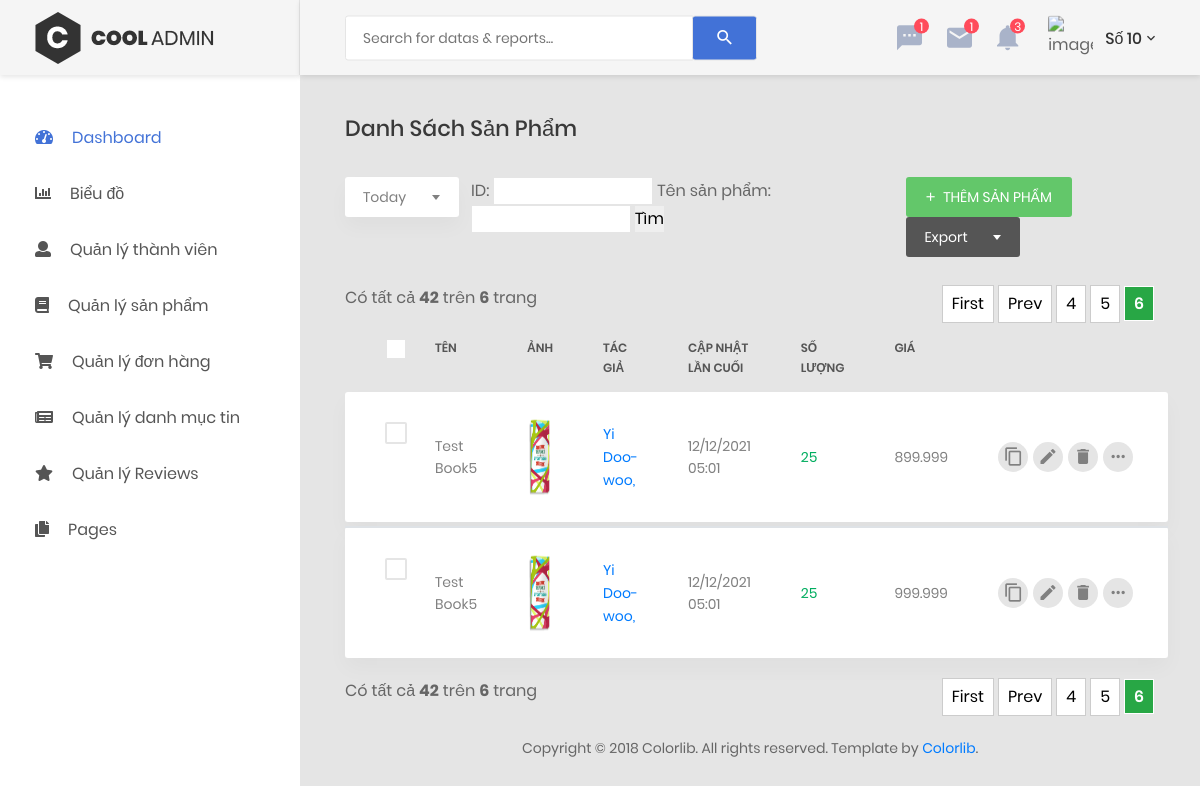
Before: /admin/book.php?per_page=8&page=6 (signed in) with the older database file.
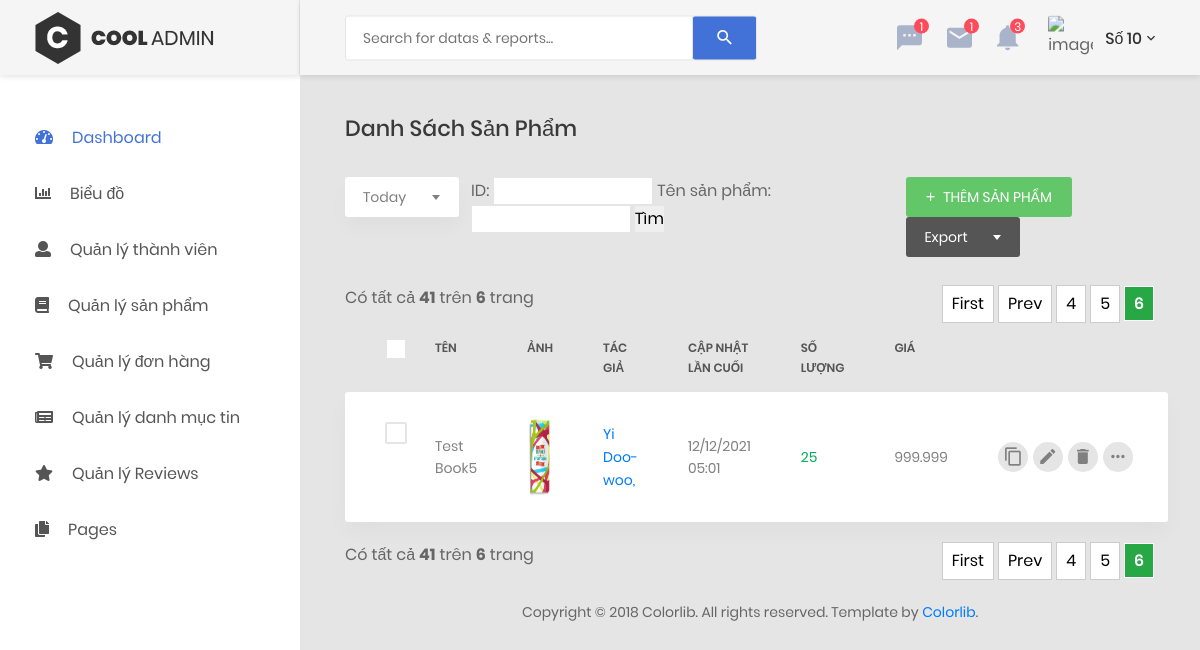
After: the same page with the newer database file.
### tables this page shows
CREATE TABLE `books` (
  `id` int(11) NOT NULL,
  `tittle` varchar(255) NOT NULL,
  `image` varchar(255) NOT NULL,
  `price` float NOT NULL,
  `discount` float DEFAULT NULL,
  `quantity` int(11) NOT NULL,
  `content` longtext NOT NULL,
  `publication_date` int(11) DEFAULT NULL,
  `created_date` int(11) NOT NULL,
  `last_updated` int(11) NOT NULL
);

CREATE TABLE `authors` (
  `id` int(11) NOT NULL,
  `first_name` varchar(50) NOT NULL,
  `last_name` varchar(50) NOT NULL
);

### admin/book.php (the view, shortened to what the changed rows need)
<?php
    include 'header.php';
     ?>
   <body>
        <?php if (empty($_SESSION['current_user'])) { ?>
            <a href="login.php">Đăng nhập để vào trang Admin</a>
            <?php
         } else {
        include 'menu_sidebar.php';
        ?>
        <div class="page-container">
    <?php
        include 'admin_navbar.php';
    $item_per_page = (!empty($_GET['per_page'])) ? $_GET['per_page'] : 8;
    $current_page = (!empty($_GET['page'])) ? $_GET['page'] : 1;
    $offset = ($current_page - 1) * $item_per_page;
    if(!empty($where)){
        $totalRecords = mysqli_query($con, "SELECT * FROM `books` where (".$where.")");
    }else{
        $totalRecords = mysqli_query($con, "SELECT * FROM `books`");
    }
    $totalRecords = $totalRecords->num_rows;
    $totalPages = ceil($totalRecords / $item_per_page);
    if(!empty($where)){
        $books_filter = mysqli_query($con, "SELECT * FROM `books` where (".$where.") ORDER BY `id` DESC LIMIT " . $item_per_page . " OFFSET " . $offset);
    }else{
        $books_filter = mysqli_query($con, "SELECT * FROM `books` ORDER BY `id` ASC LIMIT " . $item_per_page . " OFFSET " . $offset);
    }
    ?>
            <div class="main-content">
                <div class="section__content section__content--p30">
                    <div class="container-fluid">
                        <div class="row">
                            <div class="col-md-12">
                                <h3 class="title-5 m-b-35">Danh sách sản phẩm</h3>
                                <div class="table-data__tool">
                                    <div class="table-data__tool-left">
                                        <div class="rs-select2--light rs-select2--sm">
                                        </div>
                                    </div>
                                    <div class="table-data__tool-center">
                                    <form id="book-search-form" action="book.php?action=search" method="POST">
                                    <fieldset>
                                    ID: <input style="width: 160px;border: 1px solid rgba(0,0,0,.1);" type="text" name="id" value="<?=!empty($id)?$id:""?>" />
                                    Tên sản phẩm: <input style="width: 160px;border: 1px solid rgba(0,0,0,.1);" type="text" name="tittle" value="<?=!empty($tittle)?$tittle:""?>" />
                                    <input  type="submit" value="Tìm" />
                                    </fieldset>
                                    </form>
                                    </div>
                                    <div class="table-data__tool-right">
                                        <a href="book_handle.php" class="au-btn au-btn-icon au-btn--green au-btn--small">
                                            <i class="zmdi zmdi-plus"></i> Thêm sản phẩm
                                        </a>
                                        <div class="rs-select2--dark rs-select2--sm rs-select2--dark2">
                                        </div>
                                    </div>
                                </div>
                                <div class="table-responsive table-responsive-data2">
                            <?php
                            include './pagination.php';
                            ?>
                                    <table class="table table-data2">
                                        <thead>
                                            <tr>
                                                <th>
                                                    <label class="au-checkbox">
                                                        <span class="au-checkmark"></span>
                                                    </label>
                                                </th>
                                                <th>Tên</th>
                                                <th>Ảnh</th>
                                                <th>Tác giả</th>
                                                <th>Cập nhật lần cuối</th>
                                                <th>Số lượng</th>
                                                <th>Giá</th>
                                                <th></th>
                                            </tr>
                                        </thead>
                                    <?php
                                    while ($row = mysqli_fetch_array($books_filter) ) {
                                        $row_id = $row['id'];
                                    ?>
                                        <tbody>
                                            <tr class="tr-shadow">
                                                <td>
                                                    <label class="au-checkbox">
                                                        <span class="au-checkmark"></span>
                                                    </label>
                                                </td>
                                                <td><?=$row['tittle']?></td>
                                                <td>
                                                    <img style="width: 60px;height: 80px;" src="../<?= $row['image'] ?>" alt="<?= $row['tittle'] ?>" title="<?= $row['tittle']?>">
                                                </td>
                                                <td class="desc">
                                                    <?php
                                                        $author = mysqli_query($con, "SELECT authors.first_name,authors.last_name
                                                                                    FROM `books_authors`  INNER JOIN `authors` ON books_authors.author_id = authors.id
                                                                                                        INNER JOIN `books` ON books_authors.book_id = books.id
                                                                                    WHERE `books_authors`.`book_id` = $row_id
                                                                                                  ");
                                                        while ($row2 = mysqli_fetch_array($author)){ ?>
                                                            <a href=""><?= $row2['first_name']." ".$row2['last_name'].","?></a>
                                                        <?php } ?>
                                                </td>
                                                <td><?= date('d/m/Y H:i', $row['last_updated'])?></td>
                                                <td>
                                                    <?php if ($row['quantity'] > 0) { ?>
                                                    <span class="status--process"><?=$row['quantity']?></span>
                                                    <?php } else { ?>
                                                    <span class="status--denied">Hết hàng</span>
                                                    <?php } ?>
                                                </td>
                                                <td><?= number_format($row['price'], 0, ",", ".")?></td>
                                                <td>
                                                    <div class="table-data-feature">
                                                        <a href="./book_handle.php?id=<?= $row['id'] ?>&task=copy&task=copy" class="item" data-toggle="tooltip" data-placement="top" title="Copy">
                                                            <i class="zmdi zmdi-copy"></i>
                                                        </a>
                                                        <a href="./book_handle.php?id=<?= $row['id'] ?>" class="item" data-toggle="tooltip" data-placement="top" title="Edit">
                                                            <i class="zmdi zmdi-edit"></i>
                                                        </a>
                                                        <a href="./book_delete.php?id=<?= $row['id'] ?>" class="item" data-toggle="tooltip" data-placement="top" title="Delete">
                                                            <i class="zmdi zmdi-delete"></i>
                                                        </a>
                                                        <button class="item" data-toggle="tooltip" data-placement="top" title="More">
                                                            <i class="zmdi zmdi-more"></i>
                                                        </button>
                                                    </div>
                                                </td>
                                            </tr>
                                            <tr class="spacer"></tr>
                                        </tbody>
                                    <?php } ?>
                                    </table>
                            <?php
                            include './pagination.php';
                            ?>
                                </div>
                            </div>
                        </div>
                        <div class="row">
                            <div class="col-md-12">
                                <div class="copyright">
                                    <p>Copyright © 2018 Colorlib. All rights reserved. Template by <a href="https://colorlib.com">Colorlib</a>.</p>
                                </div>
                            </div>
                        </div>
                    </div>
                </div>
            </div>
        </div>
    <?php }  ?>
</body>
</html>

### admin/pagination.php (shortened to what the changed rows need)
<div id="pagination">
<span style="float: left;">Có tất cả <strong><?=$totalRecords?></strong> trên <strong><?=$totalPages?></strong> trang</span>
<?php
if($current_page > 3){
	$first_page = 1;?>
	<a class="page-item" href="?per_page=<?=$item_per_page?>&page=<?=$first_page?>">First</a>
<?php }
if($current_page > 1){
	$prev_page = $current_page - 1;?>
	<a class="page-item" href="?per_page=<?=$item_per_page?>&page=<?=$prev_page?>">Prev</a>
<?php }
for($num = 1; $num <= $totalPages; $num++){?>
	<?php if($num != $current_page){ ?>
		<?php if($num >  $current_page - 3 && $num < $current_page + 3){?>
			<a class="page-item" href="?per_page=<?=$item_per_page?>&page=<?=$num?>"><?=$num?></a>
		<?php } ?>
	<?php }else{ ?>
		<strong class="current-page page-item"><?=$num?></strong>
	<?php } ?>
<?php }
	$next_page = $current_page + 1;?>
</div>

Changed rows visible on the page:
no longer on this page (row edited): books: tittle "Test Book5", image (picture), last_updated "12/12/2021 05:01", quantity "25", price "899.999", authors (first_name "Yi", last_name "Doo-woo")
Other visible differences:
$totalRecords: "42 42" → "41 41"
